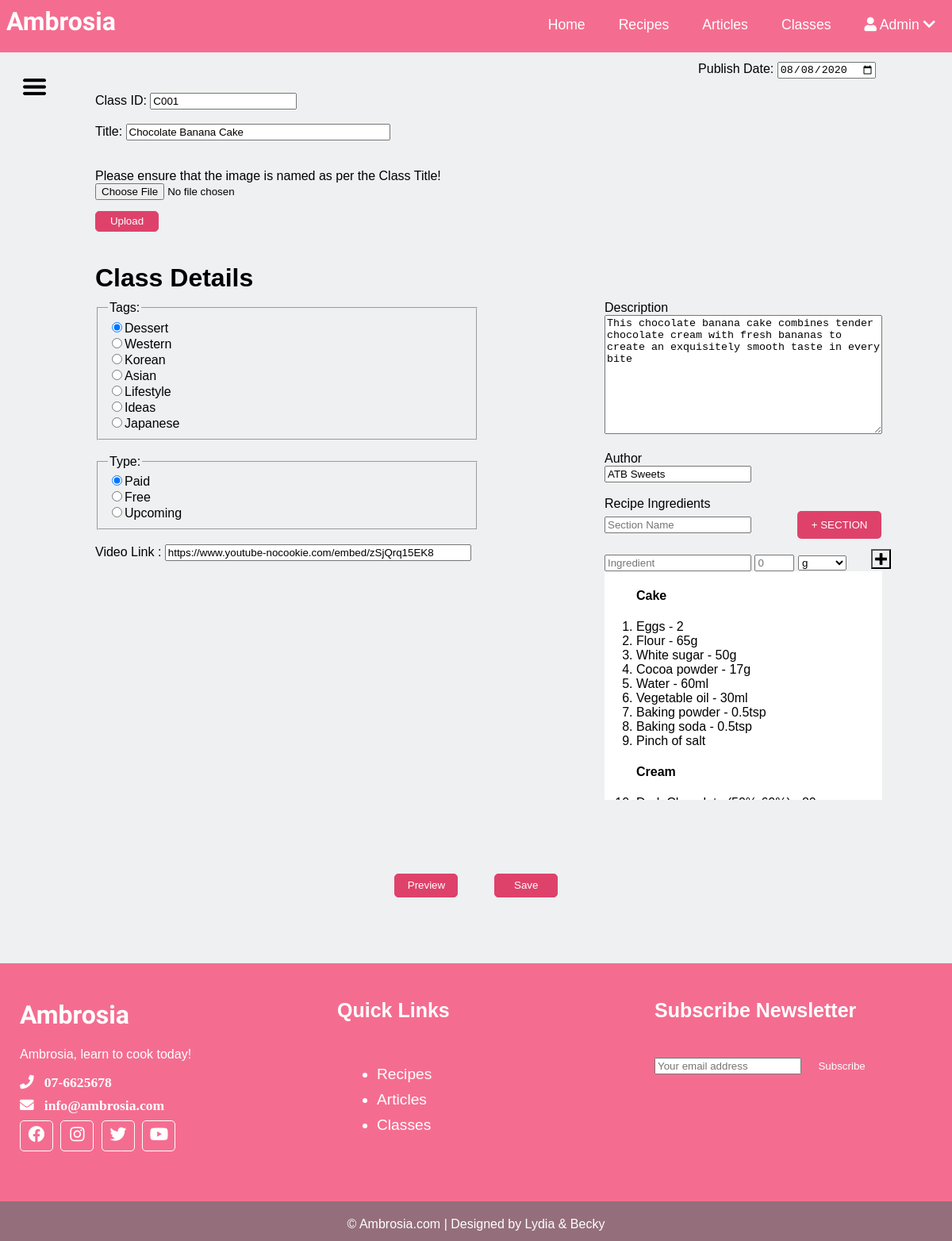
Page /Admin - Edit Post Class.php?PostID=C001 (signed in) on the committed database.
### tables this page shows
CREATE TABLE IF NOT EXISTS `classes` (
  `ClassID` varchar(50) NOT NULL,
  `Title` varchar(255) NOT NULL,
  `Description` text NOT NULL,
  `Ingredients` json NOT NULL,
  `VideoLink` text NOT NULL,
  `Author` varchar(255) NOT NULL,
  `PublishDate` date NOT NULL,
  `Type` varchar(10) NOT NULL,
  `Tags` varchar(255) NOT NULL,
  PRIMARY KEY (`ClassID`),
  KEY `Tags` (`Tags`)
);

CREATE TABLE IF NOT EXISTS `tags` (
  `TagID` varchar(50) NOT NULL,
  `Name` varchar(255) NOT NULL,
  PRIMARY KEY (`TagID`)
);

### Admin - Edit Post Class.php (the view, shortened to what this page needs)
<?php
    $PostID = $_REQUEST["PostID"];
    include("Scripts/Script_Connection.php");
    $sqlLoadPost = "SELECT * FROM classes WHERE ClassID = '$PostID'";
    $result = mysqli_query($con, $sqlLoadPost);
    $row = mysqli_fetch_assoc($result);
        $Title = $row["Title"];
        $PublishDate = $row["PublishDate"];
        $Description = $row["Description"];
        $ClassID = $row["ClassID"];
        $Author = $row["Author"];
        $Ingredients = json_decode($row["Ingredients"], true);
        $VideoLink = $row["VideoLink"];
        $Tag = $row["Tags"];
        $Type = $row["Type"];
    $sqlTag = "SELECT * FROM tags";
    $resultTag = mysqli_query($con, $sqlTag);
?>
<!DOCTYPE html>
<html>
    <head>
        <link id="Theme" rel="stylesheet" type="text/css"
        href="<?php echo $_SESSION['Theme']; ?>">
	    <link rel="stylesheet" href="https://use.fontawesome.com/releases/v5.13.1/css/all.css">
    </head>
    <body id="AdminAddNewPostBody" onload="CheckRadio('<?php echo $Tag; ?>Tag', '<?php echo $Type; ?>Tag')">
    <?php include("Header.php"); ?>
        <button id="SideMenuBtn" onclick="SideMenu()"></button>
        <form id="NewPost" action="Scripts/Script_EditClass.php" method="POST">
        <div id="GeneralDetails">
<br>
            <label for="Date" id="PostDate">Publish Date:
                <input id="Date" type="Date" name="PublishDate"
                value="<?php echo $PublishDate; ?>"></label>
<br>
            <label for="PostID">Class ID:
            <input id="PostID" type="text" name="PostID" value="<?php echo $ClassID; ?>" readonly></label>
<br>
            <label for="PostTitle">Title:
            <input id="PostTitle" type="text" name="PostTitle" value="<?php echo $Title; ?>"></label>
<br>
<br>
            <label for="PostImage">Please ensure that the image is named as per the Class Title!</label>
            <input id="PostImage" type="file" name="PostImage" form="UploadFrm">
            <button id="UploadBtn" type="submit" name="UploadBtn" form="UploadFrm">Upload</button>
<br>
        </div>
        <div id="MainDetails">
            <h1 id="PostHeader">Class Details</h1>
            <div id="RadioDiv">
            <fieldset id="Tags" class="RadioTags">
                <legend>Tags:</legend>
                <?php
                    while ($rowT = mysqli_fetch_assoc($resultTag)) {
                        $TagName = $rowT["Name"];
                        $TagID = $rowT["TagID"];
                        echo '<label class="TagLbl" for="'.$TagID.'Tag">
                            <input id="'.$TagID.'Tag" type="radio" name="PostTags" value="'.$TagID.'" required>'.$TagName.'
                        </label><br>';
                    }
                ?>
            </fieldset>
<br>
            <fieldset id="TypeTag" class="RadioTags">
                <legend>Type:</legend>
                <label for="PaidTag">
                <input id="PaidTag" type="radio" name="ClassType" value="Paid" required>Paid
            </label><br>
            <label for="FreeTag">
                <input id="FreeTag" type="radio" name="ClassType" value="Free" required>Free
            </label><br>
            <label for="UpcomingTag">
                <input id="UpcomingTag" type="radio" name="ClassType" value="Upcoming" required>Upcoming
            </label>
            </fieldset>
            <br>
            <label for="VideoLink" id="VidLbl">Video Link :
                <input type="text" name="VideoLink" id="VideoLink" value="<?php echo $VideoLink; ?>"></label>
            </div>
        <div id="AdditionalDetails">
        <label for="PostDesc">Description</label>
        <textarea name="Desc" id="PostDesc"><?php echo $Description; ?></textarea>
<br><br>
            <label for="ClassAuthor">Author
                <input id="ClassAuthor" type="text" placeholder="Author"
                value="<?php echo $Author;?>" name="Author">
            </label>
<br><br>
            <label for="RecipeIngredients">Recipe Ingredients
                <div id="RecipeIngredients">
                <input type="text" id="IngSectionName" placeholder="Section Name">
                    <button id="IngSection" type="button" onclick="AddSection('IngSection','IngredientList')">+ SECTION</button>
                    <input id="Ingredients" type="text" placeholder="Ingredient">
                    <input id="IngredientsNo"type="number" placeholder="0">
                    <select name="IngredientsUnit" id="IngredientsUnit">
                        <option value="g">g</option>
                    </select>
                    <button id="AddIngBtn" type="button" onclick="AddIngredient()"></button>
                    <div id="IList">
                        <ol id="IngredientList" ondblclick="deleteIngredient()"><?php
                               foreach($Ingredients as $IngType => $IngArray) {
                                echo '<h4>'.$IngArray[0].'</h4>';
                               for ($i=1; $i < count($IngArray); $i++) {
                                echo '<li>'.$IngArray[$i].'</li>';
                               }
                            }
                            ?></ol>
                    </div>
                </div>
            </label>
        </div>
            <button id="PreviewBtn" type="submit" name="PreviewBtn" class="PostBtn" onclick="GetText('Classes')">Preview</button>
            <button id="SaveBtn" type="submit" name="SaveBtn" class="PostBtn" onclick="GetText('Classes')">Save</button>
    </div>
    </form>
  		<?php include("Footer.php"); ?>
    </body>
</html>

### Ambrosia.css (style rules this page uses)
:root { font-family: 'Lucida Sans', 'Lucida Sans Regular', 'Lucida Grande', 'Lucida Sans Unicode', Geneva, Verdana, sans-serif; --Header: #F46D90; --Background: #EEF0F1; --Panel: #DE426B; --Highlight: #C72B55; --TextBorder: #E0E0E0; }
* { box-sizing: border-box; }
body { background-color: var(--Background); margin: 0em; padding: 0em; display: grid; justify-items: center; }
#SideMenuBtn { width: 2.5em; height: 2.5em; position: fixed; left: 2em; top: 7em; background-image: url("Images/Menu Icon.png"); background-size: 2.5em; background-repeat: no-repeat; background-color: var(--Background, lightgray); border: none; }
#AdminAddNewPostBody { grid-template-rows: 10px 100% 80px; grid-template-areas: "header" "newPost" "footer"; }
#NewPost { grid-area: newPost; display: grid; grid-template-rows: 25% 70%; grid-template-areas: "generalDetails" "mainDetails"; width: 80%; }
#GeneralDetails { grid-area: generalDetails; display: flex; flex-direction: column; width: 100%; padding-top: 50px; }
.RadioTags { width: 30em; height: fit-content; }
#RadioDiv { grid-area: content; display: flex; flex-direction: column; }
#PostDate { text-align: right; }
#MainDetails { grid-area: mainDetails; width: 100%; display: grid; grid-template-columns: 50% 20%; grid-template-rows: 20px 80% 50px; grid-template-areas: "postHeader postHeader" "content additionalDetails" "postBtn postBtn"; row-gap: 3em; column-gap: 150px; }
#MainDetails > h1 { grid-area: postHeader; }
#VidLbl { height: 2em; }
#VideoLink { width: 29em; }
#AdditionalDetails { grid-area: additionalDetails; display: block; }
#PostDesc { width: 350px; height: 150px; grid-area: additionalDetails; z-index: -1; }
#RecipeIngredients { width: 350px; }
#IList { overflow-y: scroll; max-height: 18em; background-color: white; }
#AddIngBtn { background-image: url("Images/AddIng.png"); background-size: 15px; background-repeat: no-repeat; background-position: center; height: 25px; width: 25px; position: relative; left: 2em; }
#IngSection { grid-area: additionalDetails; position: relative; left: 0em; margin-bottom: 1em; color: white; background-color: var(--Panel); border: none; padding: 10px; width: 8em; margin-left: 4em; border-radius: 5px; }
#IngSectionName { grid-area: additionalDetails; margin-bottom: 1em; }
#IngredientsNo { width: 50px; }
.PostBtn { grid-area: postBtn; width: 80px; height: 30px; position: relative; background-color: var(--Panel); color: white; border: 1px solid var(--Panel); border-radius: 5px; }
#PreviewBtn { left: 45%; }
#SaveBtn { left: 60%; }
#UploadBtn { width: 6em; height: 2em; background-color: var(--Panel); color: white; border: 1px solid var(--Panel); margin-top: 1em; border-radius: 5px; }
#PostTitle { width: 25em; }

### rows in the picture
classes: PublishDate "08/08/2020", PostID "C001", PostTitle "Chocolate Banana Cake", VideoLink "https://www.youtube-nocookie.com/embed/zSjQrq15EK8", Desc "This chocolate banana cake combines tender chocolate cream with fresh bananas to create an exquisitely smooth taste in every bite", Author "ATB Sweets"
tags: Name "Dessert"
tags: Name "Western"
tags: Name "Korean"
tags: Name "Asian"
tags: Name "Lifestyle"
tags: Name "Ideas"
tags: Name "Japanese"

### other values in the picture
$_SESSION["Username"] "Admin"
$IngArray[0] "Cake"
$IngArray[$i] "Eggs - 2"
$IngArray[$i] "Flour - 65g"
$IngArray[$i] "White sugar - 50g"
$IngArray[$i] "Cocoa powder - 17g"
$IngArray[$i] "Water - 60ml"
$IngArray[$i] "Vegetable oil - 30ml"
$IngArray[$i] "Baking powder - 0.5tsp"
$IngArray[$i] "Baking soda - 0.5tsp"
$IngArray[$i] "Pinch of salt"
$IngArray[0] "Cream"
